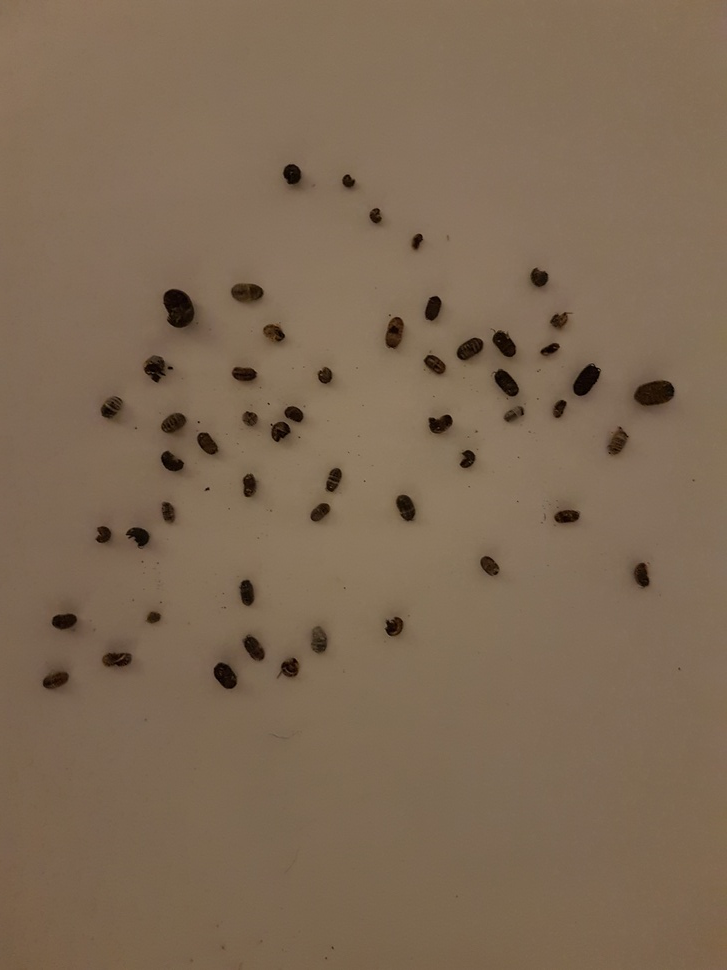
#> input picture p.jpg, 727 x 970 px, shrunk from 3024 x 4032 before the run
$ python pillbug_count.py p.jpg   (older library calls are emulated)
#> lines starting #> are read from the running program, lines starting #| are printed output that depends on the picture; after the words box and inside, x2 and y2 are one past the last pixel; in counts of white or black regions, pixels touching at a corner belong together
import cv2,sys
if len(sys.argv)<2:
 print("enter figure name")
 sys.exit()

img = cv2.imread(sys.argv[1])
#> img is the input picture: shape (970, 727, 3); mean B, G, R 83.7, 105.4, 126.2
gray = cv2.cvtColor(img, cv2.COLOR_BGR2GRAY)
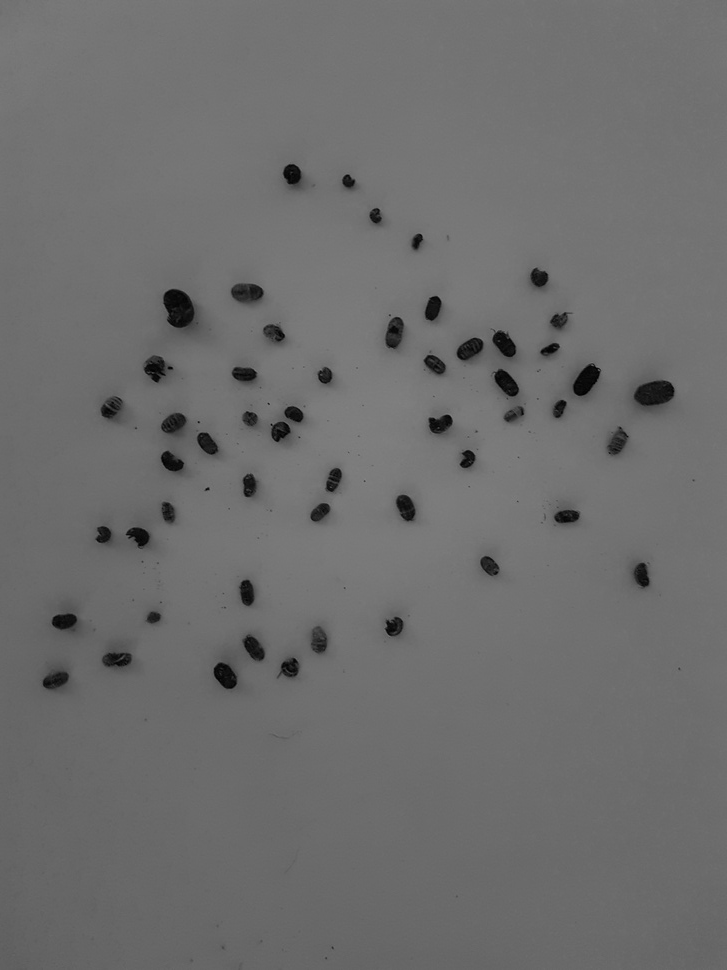
#> gray: shape (970, 727); min 2, max 131, mean 109.1
blurred = cv2.GaussianBlur(gray, (5,5), 0)
blurred = cv2.GaussianBlur(blurred, (7,7), 0)

cv2.imshow("gray scale", gray)
cv2.imwrite("gray.png", gray)
cv2.imshow("blurred", blurred)
cv2.imwrite("blur.png", blurred)
coeff=int((blurred.max()-blurred.min())/100)
#> coeff = 1
if coeff==1: coeff=1
else: coeff=3
outline = cv2.Canny(blurred, 0, 75*coeff)
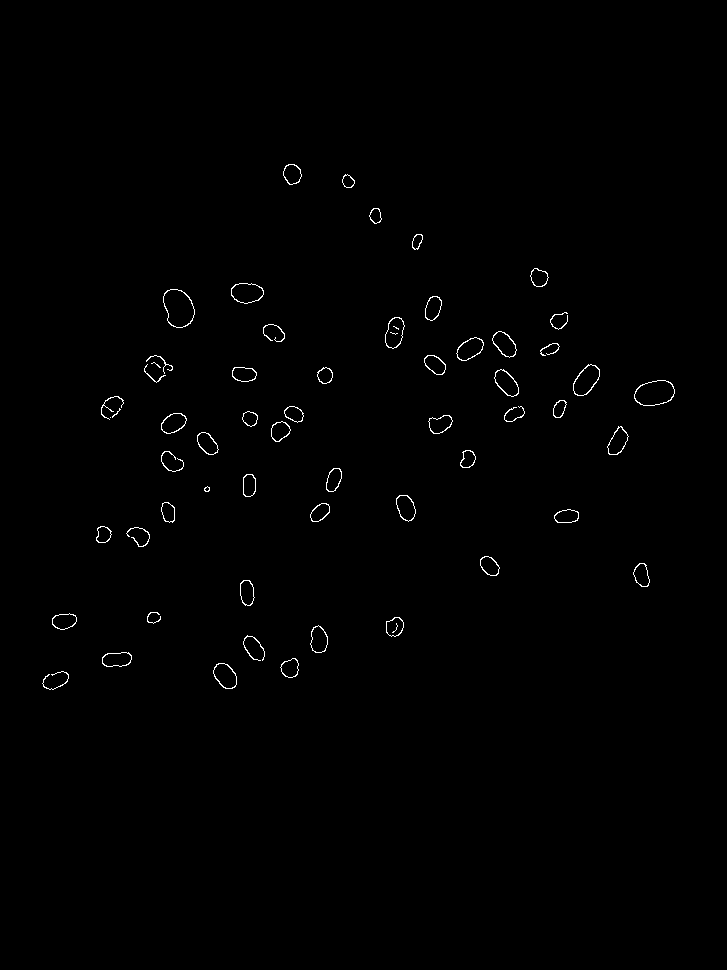
#> outline: shape (970, 727); 0.57% white in thin lines or dots, all inside (x1, y1, x2, y2) = (42, 164, 675, 690)
outline= cv2.GaussianBlur(outline, (3,3), 0)
cv2.imshow("The edges", outline)
cv2.imwrite("edges.png", outline)
(_, cnts, _) = cv2.findContours(outline, cv2.RETR_EXTERNAL, cv2.CHAIN_APPROX_SIMPLE)
#> cnts = 54 contours; largest, box (x1, y1, x2, y2) and area: (162, 288, 196, 329) 1040, (633, 379, 676, 407) 920, (572, 363, 601, 397) 656, (230, 282, 265, 305) 613, (143, 354, 174, 384) 556
#version4
#( cnts, _)=cv2.findContours(outline,cv2.RETR_EXTERNAL,cv2.CHAIN_APPROX_SIMPLE)
cv2.drawContours(img, cnts, -1, (0, 255, 0), 2)
cv2.putText(img,str(len(cnts)),(30,30),cv2.FONT_HERSHEY_SIMPLEX,1,(255,0,0),2)
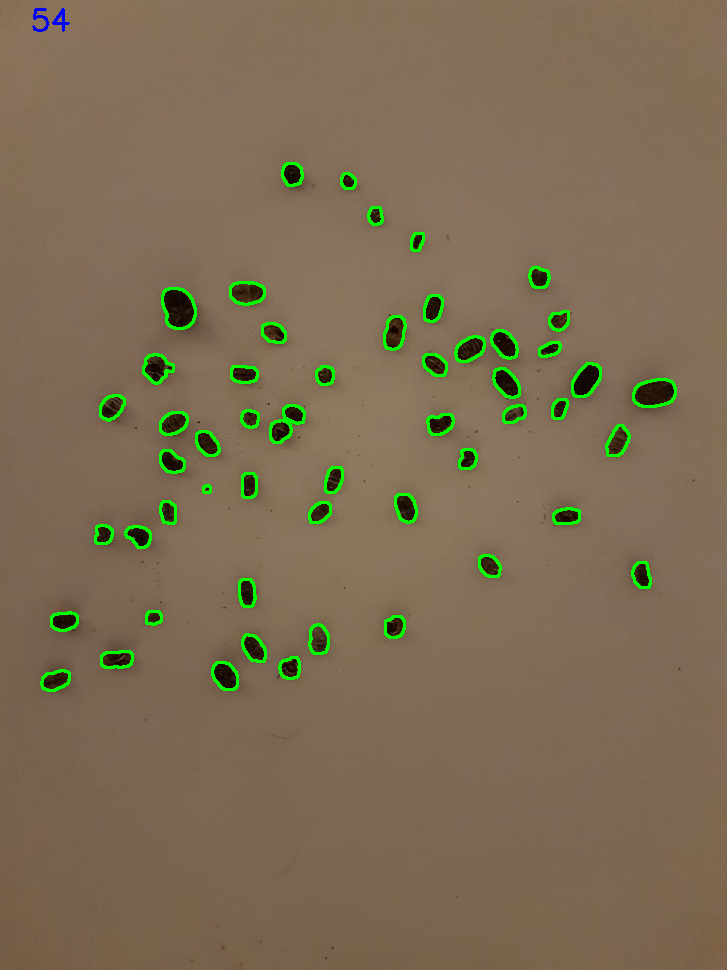
#> img: shape (970, 727, 3); mean B, G, R 82.6, 108.5, 124.3
cv2.imshow("Result", img)
cv2.imwrite("r.png",img)
print("%i blobs" % len(cnts))
#| 54 blobs
cv2.waitKey(0)
